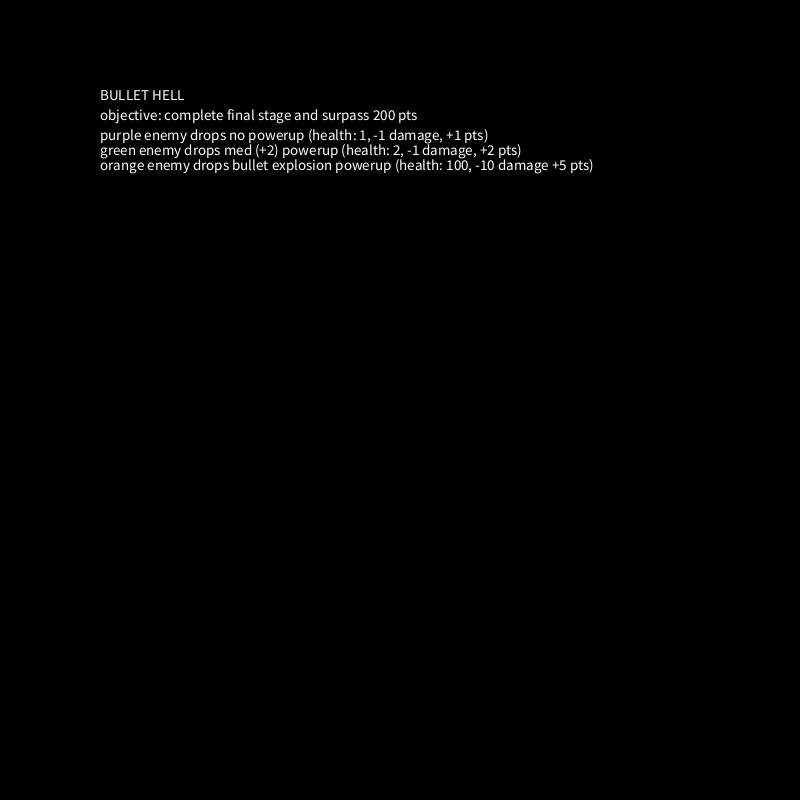
Frame 1 (no input)
Frame 60 (the mouse pressed at the canvas centre just before this capture): identical to frame 1, image omitted
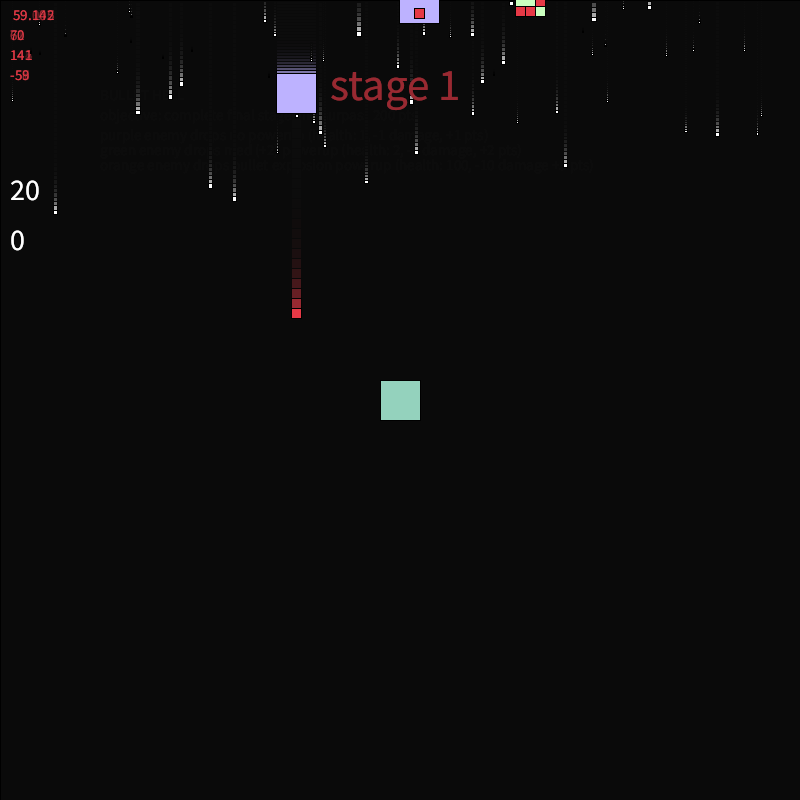
Frame 120 (the mouse held since frame 60 and released just before this capture)

The Processing sketch that drew these frames (run headless with seeded random() and noise(); from frame 60 on, the mouse is pressed at the canvas centre):

// Processing sketch: bullet_hell
// ── bullet_hell.pde
//imports


//palette

color black = #03071e;

color blue1 = #005f73;
color blue2 = #0a9396;
color blue3 = #94d2bd;
color blue4 = #caf0f8;
color orange1 = #bb3e03;
color orange2 = #ca6702;
color orange3 = #ee9b00;
color yellow = #ffb703;
color red = #e63946;

//framework
final int INTRO = 1;
final int GAME = 2;
final int GAMEOVER = 3;
final int PAUSE = 4;
int mode = GAME;

int timer;
int timer2;
int score;

boolean up, down, left, right, space;

ArrayList <GameObject> objects;
Starfighter player1;

void setup () {

  size (800, 800);
  mode = INTRO;
  rectMode (CENTER);
  objects = new ArrayList < GameObject > ();
  player1 = new Starfighter();
  objects.add(player1);

  timer = 200;
  timer2 = 0;
  score = 0;
}

void draw () {

  if (mode == INTRO) {
    intro ();
  } else if (mode == GAME) {
    game ();
  } else if (mode == GAMEOVER) {
    gameover ();
  } else if (mode == PAUSE) {
    pause ();
  } else {
    println ("?");
  }
}

// ── Bullet.pde
class Bullet extends GameObject {

  Bullet (float x, float y, float vx, float vy) { //allows bullet configuration
    super (x, y, vx, vy, 10, blue3, 1);
    if (y > height) lives = 0;
  }

  void act () {
    super.act();
    if (offScreen()) lives = 0;
  }
}

// ── Bullet2.pde
class Bullet2 extends GameObject {

  Bullet2 (float x, float y, float vx, float vy) { //allows bullet configuration
    super (x, y, vx, vy, 50, blue4, 1);
    if (y > height) lives = 0;
  }

  void act () {
    super.act();
    if (offScreen()) lives = 0;
  }
}

// ── Enemy.pde
class Enemy extends GameObject {

  int cooldown, threshold;

  Enemy() {
    super(random(width), 0, 0, 3, 40, #bdb2ff, 1);

    //enemybullet cooldown
    threshold = 50;
    cooldown = threshold;
  }

  void act() {
    //remove items - reduce lag
    if (offScreen()) lives = 0;

    super.act();
    //managing guns
    cooldown++;
    if (cooldown >= threshold) {
      cooldown = 0;

      //shoot

      //classic
      objects.add (new EnemyBullet (x, y, 0, 10));

      //objects.add (new EnemyBullet (x, y, 0, 10));
      //objects.add (new EnemyBullet (x, y, 10, 0));
      //objects.add (new EnemyBullet (x, y, 0, -10));
      //objects.add (new EnemyBullet (x, y, -10, 10));
    }

    //collisions
    int i = 0;
    while (i < objects.size()) {
      GameObject obj = objects.get(i);
      if (obj instanceof Bullet || obj instanceof Bullet2) { //instanceof checks class
        if (collidingWith (obj)) {
          lives--;
          obj.lives=0; //omit for infinity bullet
          objects.add (new EnemyParticles (x, y, 0, 10));
          objects.add (new EnemyParticles (x, y, 10, 0));
          objects.add (new EnemyParticles (x, y, 0, -10));
          objects.add (new EnemyParticles (x, y, -10, 10));

          if (lives<=0) {
            score = score +1;
          }
        }
      }
      if (obj instanceof Bullet2) { //instanceof checks class
        if (collidingWith (obj)) {
          lives = 0;
          obj.lives=0; //omit for infinity bullet


          objects.add (new EnemyParticles (x, y, 0, 10));
          objects.add (new EnemyParticles2 (x, y, 10, 0));
          objects.add (new EnemyParticles (x, y, 0, -10));
          objects.add (new EnemyParticles2 (x, y, -10, 10));

          if (lives<=0) {
            score = score +1;
          }
        }
      }
      i++;
    }

    //remove offscreen
    if (offScreen()) lives = 0;
  }
}

// ── Enemy2.pde
class Enemy2 extends GameObject {

  int cooldown, threshold;

  Enemy2() {
    super(random (width), 0, 1, 1.5, 30, #caffbf, 2);
    // GameObject (float x, float y, float vx, float vy, float size, color c, int lives) {

    //enemybullet cooldown
    threshold = 100;
    cooldown = threshold;
  }

  void act() {
    //remove items - reduce lag
    //  if (offScreen()) lives = 0;

    super.act();
    //managing guns
    cooldown++;
    if (cooldown >= threshold) {
      cooldown = 0;

      //shoot

      //classic
      //  objects.add (new EnemyBullet (x, y, 0, 10));

      objects.add (new EnemyBullet (x, y, 0, 10));
      objects.add (new EnemyBullet (x, y, 10, 0));
      objects.add (new EnemyBullet (x, y, 0, -10));
      objects.add (new EnemyBullet (x, y, -10, 10));
    }

    //collisions
    int i = 0;
    while (i < objects.size()) {
      GameObject obj = objects.get(i);
      if (obj instanceof Bullet) { //instanceof checks class
        if (collidingWith (obj)) {
          lives--;
          obj.lives=0; //omit for infinity bullet
          c = red;

          objects.add (new EnemyParticles (x, y, 0, 10));
          objects.add (new EnemyParticles2 (x, y, 10, 0));
          objects.add (new EnemyParticles (x, y, 0, -10));
          objects.add (new EnemyParticles2 (x, y, -10, 10));

          if (lives<=0) {
            objects.add (new PowerUp2 (x, y, 0, 0.1));
            score = score +2;
          }
        }
      }

      if (obj instanceof Bullet2) { //instanceof checks class
        if (collidingWith (obj)) {
          lives = 0;
          obj.lives=0; //omit for infinity bullet


          objects.add (new EnemyParticles (x, y, 0, 10));
          objects.add (new EnemyParticles2 (x, y, 10, 0));
          objects.add (new EnemyParticles (x, y, 0, -10));
          objects.add (new EnemyParticles2 (x, y, -10, 10));

          if (lives<=0) {
            score = score +2;
          }
        }
      }
      i++;
    }

    //remove offscreen
    //   if (offScreen()) lives = 0;
  }
}

// ── Enemy3.pde
class Enemy3 extends GameObject {

  int cooldown, threshold;

  Enemy3() {
    super(random(width), 0, 0, 0.6, 60, #ffba08, 100);

    //enemybullet cooldown
    threshold = 300;
    cooldown = threshold;
  }

  void act() {

    //color lives indicator
    if (lives==90) {
      c = #faa307;
    }
    if (lives==80) {
      c = #f48c06;
    }
    if (lives==70) {
      c = #f48c06;
    }
    if (lives==60) {
      c = #e85d04;
    }
    if (lives==50) {
      c = #dc2f02;
    }
    if (lives==40) {
      c = #d00000;
    }
    if (lives==30) {
      c = #9d0208;
    }
    if (lives==20) {
      c = #6a040f;
    }
    if (lives==10) {
      c = #370617;
    }


    //remove items - reduce lag
    if (offScreen()) lives = 0;

    super.act();
    //managing guns
    cooldown++;
    if (cooldown >= threshold) {
      cooldown = 0;

      //shoot

      //classic
      objects.add (new EnemyBullet2 (x, y, 0, 10));

      //objects.add (new EnemyBullet (x, y, 0, 10));
      //objects.add (new EnemyBullet (x, y, 10, 0));
      //objects.add (new EnemyBullet (x, y, 0, -10));
      //objects.add (new EnemyBullet (x, y, -10, 10));
    }

    //collisions
    int i = 0;
    while (i < objects.size()) {
      GameObject obj = objects.get(i);
      if (obj instanceof Bullet || obj instanceof Bullet2) { //instanceof checks class
        if (collidingWith (obj)) {
          lives--;
          obj.lives=0; //omit for infinity bullet



          if (lives<=0) {
            objects.add (new EnemyParticles (x, y, 0, 5));
            objects.add (new EnemyParticles (x, y, 5, 0));
            objects.add (new EnemyParticles (x, y, 0, -5));
            objects.add (new EnemyParticles (x, y, -5, 10));
            objects.add (new EnemyParticles (x, y, 0, 10));
            objects.add (new EnemyParticles2 (x, y, 10, 0));
            objects.add (new EnemyParticles (x, y, 0, -10));
            objects.add (new EnemyParticles2 (x, y, -10, 10));
            objects.add (new PowerUp1 (x, y, 0, 0.4));


            score = score +5;
          }
        }
        if (obj instanceof Bullet2) { //instanceof checks class
          if (collidingWith (obj)) {
            lives = 0;
            obj.lives=0; //omit for infinity bullet


            objects.add (new EnemyParticles (x, y, 0, 5));
            objects.add (new EnemyParticles (x, y, 5, 0));
            objects.add (new EnemyParticles (x, y, 0, -5));
            objects.add (new EnemyParticles (x, y, -5, 10));
            objects.add (new EnemyParticles (x, y, 0, 10));
            objects.add (new EnemyParticles2 (x, y, 10, 0));
            objects.add (new EnemyParticles (x, y, 0, -10));
            objects.add (new EnemyParticles2 (x, y, -10, 10));
            objects.add (new PowerUp1 (x, y, 0, 0.4));

            if (lives<=0) {
              score = score +5;
            }
          }
        }
      }
      i++;
    }

    //remove offscreen
    if (offScreen()) lives = 0;
  }
}

// ── EnemyBullet.pde
class EnemyBullet extends GameObject {

  EnemyBullet (float x, float y, float vx, float vy) {
    super (x, y, vx, vy, 10, red, 1);
    if (y > height) lives = 0;
  }
  void act () {
    super.act();
    if (offScreen()) lives = 0;
  }
}

// ── EnemyBullet2.pde
class EnemyBullet2 extends GameObject {

  EnemyBullet2 (float x, float y, float vx, float vy) {
    super (x, y, vx, vy, 30, red, 1);
    if (y > height) lives = 0;
  }
  void act () {
    super.act();
    if (offScreen()) lives = 0;
  }
}

// ── Enemy_Particles.pde
class EnemyParticles extends GameObject {

  EnemyParticles (float x, float y, float vx, float vy) { //allows bullet configuration
    super (x, y, random(vx+5), random(vy+5), 20, orange3, 10);

    // (float x, float y, float vx, float vy, float size, color c, int lives)
  }

  void act () {
    super.act();
    if (timer<0) lives = 0;
  }
}

// ── Enemy_Particles2.pde
class EnemyParticles2 extends GameObject {

  EnemyParticles2 (float x, float y, float vx, float vy) { //allows bullet configuration
    super (x, y, random(vx+7), random(vy+7), 20, orange2, 10);

    // (float x, float y, float vx, float vy, float size, color c, int lives)
  }

  void act () {
    super.act();
    //if (offScreen()) lives = 0;
    if (timer<0) lives = 0;
  }
}

// ── PowerUp1.pde
class PowerUp1 extends GameObject {

  PowerUp1 (float x, float y, float vx, float vy) { //allows bullet configuration
    super (x, y, 0, 3, 20, blue3, 1);

    // (float x, float y, float vx, float vy, float size, color c, int lives)
  }

  void act () {
    super.act();
    if (offScreen()) lives = 0;
    //if (timer<0) lives = 0;
  }
}

// ── PowerUp2.pde
class PowerUp2 extends GameObject {

  PowerUp2 (float x, float y, float vx, float vy) { //allows bullet configuration
    super (x, y, 0, 1, 20, 255, 1);

    // (float x, float y, float vx, float vy, float size, color c, int lives)
  }

  void act () {
    super.act();
    if (offScreen()) lives = 0;
  }
}

// ── Star.pde
class Star extends GameObject {

  Star () {
    super (random(width), 0, 0, 0, random (1, 5), #FFFFFF, 1);
    vy = size;
    //x = random (0, width);
    //y = 0;
    //vx = 0;
    //size = random (1, 5);
    //vy = size;
    //c = #FFFFFF;
    //lives = 1;
  }

  void act () {
    //x += vx;
    //y += vy;
    super.act();
    if (y > height) lives = 0;
  }

  //void show () {
  //  fill (c);
  //  square (x, y, size);
  //}
}

// ── Starfighter.pde
class Starfighter extends GameObject {

  int cooldown, threshold;

  Starfighter() {
    super(width/2, height/2, 0, 0, 40, blue3, 20);
    // (float x, float y, float vx, float vy, float size, color c, int lives)

    cooldown = threshold;

    if (score<150) {
      threshold = 8; //bullet cooldownr
    }

    if (score > 99) {
      threshold = threshold+72; //bullet cooldown
    }
    //x = width/2;
    //y = height/2;
    //vx = 0;
    //vy = 0;
    //size = 40;
    //c = #FF0000;
    //lives = 3;
  }

  void act() {
    super.act();

    textSize (30);
    text (lives, 10, 200);
    text (score, 10, 250);
    textSize (15);

    //color lives indicator
    if (lives > 5) {
      c = blue3;
    }

    if (lives==5) {
      c = blue2;
    }
    if (lives==2) {
      c = blue1;
    }

    //managing guns
    cooldown++;
    if (space && cooldown >= threshold) {


      //objects.add(new Bullet());

      //classic
      objects.add (new Bullet (x, y, 0, -10)); //up

      //objects.add (new Bullet (x, y, 0, 10)); //down
      //objects.add (new Bullet (x, y, 10, 0)); //right
      //objects.add (new Bullet (x, y, -10, 10));

      cooldown = 0;
    }

    //controls
    if (up) vy = -4.2;
    if (down) vy = 4.2;
    if (left) vx = -4.2;
    if (right) vx = 4.2;
    if (!up && !down) vy = vy * 0.9;
    if (!left && !right) vx = vx * 0.9;

    //x += vx;
    //y += vy;
    //collisions
    int i = 0;
    while (i < objects.size()) {
      GameObject obj = objects.get(i);

      //bullet damage
      if (obj instanceof EnemyBullet) { //instanceof checks class
        if (collidingWith (obj)) {
          lives--;
          obj.lives=0; //enemy bullet lives

          if (lives<=0) {

            // starfighter particles
            objects.add (new StarfighterParticles (x, y, 0, -2)); //up
            objects.add (new StarfighterParticles (x, y, 0, 2)); //down
            objects.add (new StarfighterParticles (x, y, 2, 0)); //right
            objects.add (new StarfighterParticles (x, y, -2, 2));
            objects.add (new StarfighterParticles (x, y, 0, -15)); //up
            objects.add (new StarfighterParticles (x, y, 0, 15)); //down
            objects.add (new StarfighterParticles (x, y, 15, 0)); //right
            objects.add (new StarfighterParticles (x, y, -15, 15));
            objects.add (new StarfighterParticles (x, y, 0, -5 )); //up
            objects.add (new StarfighterParticles (x, y, 0, 5)); //down
            objects.add (new StarfighterParticles (x, y, 5, 0)); //right
            objects.add (new StarfighterParticles (x, y, -5, 0));
            objects.add (new StarfighterParticles (x, y, -5, 5));

            timer = 730;
            if (timer == 0) {

              mode = GAMEOVER;
            }
          }
        }
      }

      if (obj instanceof EnemyBullet2) { //instanceof checks class
        if (collidingWith (obj)) {
          lives = lives - 10;
          obj.lives=0; //powerup lives

          if (lives<=0) {
            // starfighter particles
            objects.add (new StarfighterParticles (x, y, 0, -2)); //up
            objects.add (new StarfighterParticles (x, y, 0, 2)); //down
            objects.add (new StarfighterParticles (x, y, 2, 0)); //right
            objects.add (new StarfighterParticles (x, y, -2, 2));
            objects.add (new StarfighterParticles (x, y, 0, -15)); //up
            objects.add (new StarfighterParticles (x, y, 0, 15)); //down
            objects.add (new StarfighterParticles (x, y, 15, 0)); //right
            objects.add (new StarfighterParticles (x, y, -15, 15));
            objects.add (new StarfighterParticles (x, y, 0, -5 )); //up
            objects.add (new StarfighterParticles (x, y, 0, 5)); //down
            objects.add (new StarfighterParticles (x, y, 5, 0)); //right
            objects.add (new StarfighterParticles (x, y, -5, 0));
            objects.add (new StarfighterParticles (x, y, -5, 5));

            timer = 730;
            if (timer <= 0) {

              mode = GAMEOVER;
            }
          }
        }
      }

      //bullet powerup
      if (obj instanceof PowerUp1) { //instanceof checks class
        if (collidingWith (obj)) {
          //lives = lives + 20;
          obj.lives=0; //powerup lives

          //powerup boost
          objects.add (new Bullet2 (x, y, 0, -10)); //up
          objects.add (new Bullet2 (x, y, 0, 10)); //down
          objects.add (new Bullet2 (x, y, 10, 0)); //right
          objects.add (new Bullet2 (x, y, -10, 10));
          objects.add (new Bullet2 (x, y, 1, -5)); //up
          objects.add (new Bullet2 (x, y, 1, 5)); //down
          objects.add (new Bullet2 (x, y, 5, 1)); //right
          objects.add (new Bullet2 (x, y, -5, 5));
          objects.add (new Bullet2 (x, y, 0, -15)); //up
          objects.add (new Bullet2 (x, y, 2, 15)); //down
          objects.add (new Bullet2 (x, y, 15, 0)); //right
          objects.add (new Bullet2 (x, y, -15, 15));
          objects.add (new Bullet2 (x, y, 0, -1)); //up
          objects.add (new Bullet2 (x, y, 4, 1)); //down
          objects.add (new Bullet2 (x, y, 1, 4)); //right
          objects.add (new Bullet2 (x, y, -1, 1));
        }
      }

      //med powerup
      if (obj instanceof PowerUp2) { //instanceof checks class
        if (collidingWith (obj)) {
          lives = lives + 2;
          obj.lives=0; //powerup lives

          //timer2 = 200;
          //timer2 --;
          //threshold = 0;
          //if (timer2 < 0) {
          //  threshold = 8;
          //  timer2 = 200;

          //}
        }
      }

      i++;
    }





    //offscreen tp
    if (x > width) {
      x = 0 + 1;
    }
    if (x < 0) {
      x = width + 1;
    }
    if (y > height) {
      y = 0 + 1;
    }
    if (y < 0) {
      y = height - 1;
    }
  }

  //void show () {
  //  fill (c);
  //  square (x, y, size);
  //}
}

// ── Starfighter_Particles.pde
class StarfighterParticles extends GameObject {

  StarfighterParticles (float x, float y, float vx, float vy) { //allows bullet configuration
    super (x, y, random(vx-5), random(vy-5), 50, blue1, 10);
  }

  void act () {
    super.act();
    if (offScreen()) lives = 0;
  }
}

// ── game.pde
void game () {

  if (timer==600) {
    mode = GAMEOVER;
  }

  //gamemode indication
  textSize (45);
  if (score < 50) {
    text ("stage 1", 330, 100);
  }

  if (score > 49 && score < 100) {
    text ("stage 2", 330, 100);
  }

  if (score > 99 && score < 201) {
    text ("FINAL STAGE", 330, 100);
  }

  if (score > 199) {
    mode = GAMEOVER;
  }

  textSize (15);

  //star streaks
  fill (10, 90); //transparency
  rect (width/2, height/2, width, height);
  addObjects();
  gameEngine();
  debug ();


  //clears explosions
  text (timer, 10, 60);
  timer = timer - 1;
  if (timer<-1) {
    timer = 200;
  }

  text (timer2, 10, 80);
  timer2 --;
}



void addObjects() {
  objects.add(0, new Star ());

  if (score < 49) {
    if (frameCount % 30 == 0) objects.add(new Enemy());
    if (frameCount % 60 == 0) objects.add(new Enemy2());
  }

  if (score > 49) {
    if (frameCount % 30 == 0) objects.add(new Enemy());
    if (frameCount % 60 == 0) objects.add(new Enemy2());
    if (frameCount % 1000 == 0) objects.add(new Enemy3());
  }

  if (score > 100) {
    if (frameCount % 15 == 0) objects.add(new Enemy());
    if (frameCount % 70 == 0) objects.add(new Enemy2());
    if (frameCount % 800 == 0) objects.add(new Enemy3());
  }
}

void debug () {
  text (frameRate, 10, 20);
  text (objects.size(), 10, 40);
}


void gameEngine() {
  int i = 0;
  while ( i < objects.size()) {
    GameObject s = objects.get(i);
    s.act();
    s.show();
    if (s.lives == 0) {
      objects.remove(i);
    } else {
      i ++;
    }
  }
}

void gameClicks() {
  mode = PAUSE;
}

// ── gameobject.pde
abstract class GameObject { //foundational or super class

  //instance variables
  float x, y, vx, vy, size;
  color c;
  int lives;


  GameObject (float x, float y, float vx, float vy, float size, color c, int lives) {
    this.x = x;
    this.y = y;
    this.vy = vy;
    this.vx = vx;
    this.size = size;
    this.c = c;
    this.lives = lives;
  }

  void act () {
    x += vx;
    y += vy;
  }

  void show() {
    fill (c);
    square (x, y, size);
  }

  boolean collidingWith(GameObject obj) {
    return dist(obj.x, obj.y, x, y) < obj.size/2 + size/2;
  }

  boolean offScreen () {
    return x < 0 || x > width || y < -50 || y > height;
  }
}

// ── gameover.pde
void gameover () {
  background (0, 0, 0);

  if (score < 200) {
    text ("GAMEOVER", 100, 100);
  }

  if (score == 200 || score > 200) {
    text ("YOU WIN", 100, 100);
  }
}

void gameoverClicks () {
  mode = INTRO;
  score = 0;
}

// ── interactions.pde
void keyPressed () {
  if (keyCode == UP) up = true;
  if (keyCode == DOWN) down = true;
  if (keyCode == LEFT) left = true;
  if (keyCode == RIGHT) right = true;
  if (key == ' ') space = true;
}

void keyReleased() {
  if (keyCode == UP) up = false;
  if (keyCode == DOWN) down = false;
  if (keyCode == LEFT) left = false;
  if (keyCode == RIGHT) right = false;
  if (key == ' ') space = false;
}

void mousePressed() {
  if (mode == INTRO) introClicks();
  else if (mode == GAME) gameClicks();
  else if (mode == GAMEOVER) gameoverClicks();
  else if (mode == PAUSE) pauseClicks();
}

// ── intro.pde
void intro () {
  background (0);

  textSize (15);
  text ("BULLET HELL", 100, 100);

  text ("objective: complete final stage and surpass 200 pts", 100, 120);
  text ("purple enemy drops no powerup (health: 1, -1 damage, +1 pts)", 100, 140);
  text ("green enemy drops med (+2) powerup (health: 2, -1 damage, +2 pts)", 100, 155);
  text ("orange enemy drops bullet explosion powerup (health: 100, -10 damage +5 pts)", 100, 170);

  objects = new ArrayList < GameObject > ();
  player1 = new Starfighter();
  objects.add(player1);
}

void introClicks() {
  mode = GAME;
}

// ── mouse.pde
//void mouseReleased () {
//  if (mode == INTRO) {
//    introClicks ();
//  } else if (mode == GAME) {
//    gameClicks ();
//  } else if (mode == PAUSE) {
//    pauseClicks ();
//  } else if (mode == GAMEOVER) {
//    gameoverClicks ();
//  } else {
//    println ("Mode error");
//  }
//}

// ── pause.pde
void pause () {
  background (0);
  text ("PAUSED", 100, 100);
}

void pauseClicks () {
  mode = GAME;
}
